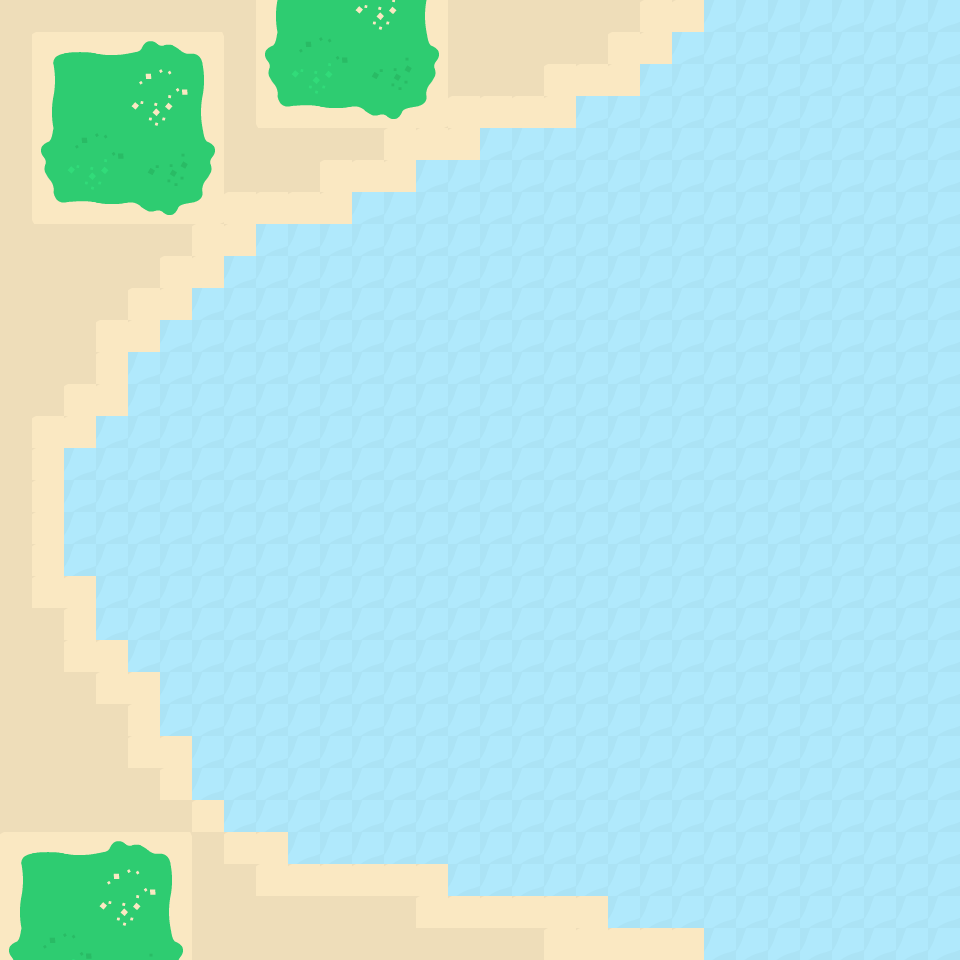

Below is a game level as drawn by its tile map, then a one-line description and the .tmx file that defines it, in full:
An orthogonal 30x30 tile map with 32x32 px tiles, 2 tile layers (Agua, Tierra) and 2 objects (Player, Player_2).

<map version="1.2" tiledversion="1.2.4" orientation="orthogonal" renderorder="right-down" width="30" height="30" tilewidth="32" tileheight="32" infinite="0" nextlayerid="5" nextobjectid="4">
 <tileset firstgid="1" source="conjunto_1.tsx" />
 <layer id="3" name="Agua" width="30" height="30">
  <data encoding="csv">
0,0,0,0,0,0,0,0,0,0,0,0,0,0,0,0,0,0,0,0,0,0,273,273,273,273,273,273,273,273,
0,0,0,0,0,0,0,0,0,0,0,0,0,0,0,0,0,0,0,0,0,273,273,273,273,273,273,273,273,273,
0,0,0,0,0,0,0,0,0,0,0,0,0,0,0,0,0,0,0,0,273,273,273,273,273,273,273,273,273,273,
0,0,0,0,0,0,0,0,0,0,0,0,0,0,0,0,0,0,273,273,273,273,273,273,273,273,273,273,273,273,
0,0,0,0,0,0,0,0,0,0,0,0,0,0,0,273,273,273,273,273,273,273,273,273,273,273,273,273,273,273,
0,0,0,0,0,0,0,0,0,0,0,0,0,273,273,273,273,273,273,273,273,273,273,273,273,273,273,273,273,273,
0,0,0,0,0,0,0,0,0,0,0,273,273,273,273,273,273,273,273,273,273,273,273,273,273,273,273,273,273,273,
0,0,0,0,0,0,0,0,273,273,273,273,273,273,273,273,273,273,273,273,273,273,273,273,273,273,273,273,273,273,
0,0,0,0,0,0,0,273,273,273,273,273,273,273,273,273,273,273,273,273,273,273,273,273,273,273,273,273,273,273,
0,0,0,0,0,0,273,273,273,273,273,273,273,273,273,273,273,273,273,273,273,273,273,273,273,273,273,273,273,273,
0,0,0,0,0,273,273,273,273,273,273,273,273,273,273,273,273,273,273,273,273,273,273,273,273,273,273,273,273,273,
0,0,0,0,273,273,273,273,273,273,273,273,273,273,273,273,273,273,273,273,273,273,273,273,273,273,273,273,273,273,
0,0,0,0,273,273,273,273,273,273,273,273,273,273,273,273,273,273,273,273,273,273,273,273,273,273,273,273,273,273,
0,0,0,273,273,273,273,273,273,273,273,273,273,273,273,273,273,273,273,273,273,273,273,273,273,273,273,273,273,273,
0,0,273,273,273,273,273,273,273,273,273,273,273,273,273,273,273,273,273,273,273,273,273,273,273,273,273,273,273,273,
0,0,273,273,273,273,273,273,273,273,273,273,273,273,273,273,273,273,273,273,273,273,273,273,273,273,273,273,273,273,
0,0,273,273,273,273,273,273,273,273,273,273,273,273,273,273,273,273,273,273,273,273,273,273,273,273,273,273,273,273,
0,0,273,273,273,273,273,273,273,273,273,273,273,273,273,273,273,273,273,273,273,273,273,273,273,273,273,273,273,273,
0,0,0,273,273,273,273,273,273,273,273,273,273,273,273,273,273,273,273,273,273,273,273,273,273,273,273,273,273,273,
0,0,0,273,273,273,273,273,273,273,273,273,273,273,273,273,273,273,273,273,273,273,273,273,273,273,273,273,273,273,
0,0,0,0,273,273,273,273,273,273,273,273,273,273,273,273,273,273,273,273,273,273,273,273,273,273,273,273,273,273,
0,0,0,0,0,273,273,273,273,273,273,273,273,273,273,273,273,273,273,273,273,273,273,273,273,273,273,273,273,273,
0,0,0,0,0,273,273,273,273,273,273,273,273,273,273,273,273,273,273,273,273,273,273,273,273,273,273,273,273,273,
0,0,0,0,0,0,273,273,273,273,273,273,273,273,273,273,273,273,273,273,273,273,273,273,273,273,273,273,273,273,
0,0,0,0,0,0,273,273,273,273,273,273,273,273,273,273,273,273,273,273,273,273,273,273,273,273,273,273,273,273,
0,0,0,0,0,0,0,273,273,273,273,273,273,273,273,273,273,273,273,273,273,273,273,273,273,273,273,273,273,273,
0,0,0,0,0,0,0,0,0,273,273,273,273,273,273,273,273,273,273,273,273,273,273,273,273,273,273,273,273,273,
0,0,0,0,0,0,0,0,0,0,0,0,0,0,273,273,273,273,273,273,273,273,273,273,273,273,273,273,273,273,
0,0,0,0,0,0,0,0,0,0,0,0,0,0,0,0,0,0,0,273,273,273,273,273,273,273,273,273,273,273,
0,0,0,0,0,0,0,0,0,0,0,0,0,0,0,0,0,0,0,0,0,0,273,273,273,273,273,273,273,273
</data>
 </layer>
 <layer id="2" name="Tierra" width="30" height="30">
  <data encoding="csv">
67,68,67,68,67,68,67,68,108,109,110,111,112,113,67,68,67,68,67,68,34,34,0,0,0,0,0,0,0,0,
99,44,45,46,47,48,49,100,140,141,142,143,144,145,99,100,99,100,99,34,34,0,0,0,0,0,0,0,0,0,
67,76,77,78,79,80,81,68,172,173,174,175,176,177,67,68,67,34,34,34,0,0,0,0,0,0,0,0,0,0,
99,108,109,110,111,112,113,100,204,205,206,207,208,209,34,34,34,34,0,0,0,0,0,0,0,0,0,0,0,0,
67,140,141,142,143,144,145,68,67,68,67,68,34,34,34,0,0,0,0,0,0,0,0,0,0,0,0,0,0,0,
99,172,173,174,175,176,177,100,99,100,34,34,34,0,0,0,0,0,0,0,0,0,0,0,0,0,0,0,0,0,
67,204,205,206,207,208,209,34,34,34,34,0,0,0,0,0,0,0,0,0,0,0,0,0,0,0,0,0,0,0,
99,100,99,100,99,100,34,34,0,0,0,0,0,0,0,0,0,0,0,0,0,0,0,0,0,0,0,0,0,0,
67,68,67,68,67,34,34,0,0,0,0,0,0,0,0,0,0,0,0,0,0,0,0,0,0,0,0,0,0,0,
99,100,99,100,34,34,0,0,0,0,0,0,0,0,0,0,0,0,0,0,0,0,0,0,0,0,0,0,0,0,
67,68,67,34,34,0,0,0,0,0,0,0,0,0,0,0,0,0,0,0,0,0,0,0,0,0,0,0,0,0,
99,100,99,34,0,0,0,0,0,0,0,0,0,0,0,0,0,0,0,0,0,0,0,0,0,0,0,0,0,0,
67,68,34,34,0,0,0,0,0,0,0,0,0,0,0,0,0,0,0,0,0,0,0,0,0,0,0,0,0,0,
99,34,34,0,0,0,0,0,0,0,0,0,0,0,0,0,0,0,0,0,0,0,0,0,0,0,0,0,0,0,
67,34,0,0,0,0,0,0,0,0,0,0,0,0,0,0,0,0,0,0,0,0,0,0,0,0,0,0,0,0,
99,34,0,0,0,0,0,0,0,0,0,0,0,0,0,0,0,0,0,0,0,0,0,0,0,0,0,0,0,0,
67,34,0,0,0,0,0,0,0,0,0,0,0,0,0,0,0,0,0,0,0,0,0,0,0,0,0,0,0,0,
99,34,0,0,0,0,0,0,0,0,0,0,0,0,0,0,0,0,0,0,0,0,0,0,0,0,0,0,0,0,
67,34,34,0,0,0,0,0,0,0,0,0,0,0,0,0,0,0,0,0,0,0,0,0,0,0,0,0,0,0,
99,100,34,0,0,0,0,0,0,0,0,0,0,0,0,0,0,0,0,0,0,0,0,0,0,0,0,0,0,0,
67,68,34,34,0,0,0,0,0,0,0,0,0,0,0,0,0,0,0,0,0,0,0,0,0,0,0,0,0,0,
99,100,99,34,34,0,0,0,0,0,0,0,0,0,0,0,0,0,0,0,0,0,0,0,0,0,0,0,0,0,
67,68,67,68,34,0,0,0,0,0,0,0,0,0,0,0,0,0,0,0,0,0,0,0,0,0,0,0,0,0,
99,100,99,100,34,34,0,0,0,0,0,0,0,0,0,0,0,0,0,0,0,0,0,0,0,0,0,0,0,0,
67,68,67,68,67,34,0,0,0,0,0,0,0,0,0,0,0,0,0,0,0,0,0,0,0,0,0,0,0,0,
99,100,99,100,99,100,34,0,0,0,0,0,0,0,0,0,0,0,0,0,0,0,0,0,0,0,0,0,0,0,
44,45,46,47,48,49,67,34,34,0,0,0,0,0,0,0,0,0,0,0,0,0,0,0,0,0,0,0,0,0,
76,77,78,79,80,81,99,100,34,34,34,34,34,34,0,0,0,0,0,0,0,0,0,0,0,0,0,0,0,0,
108,109,110,111,112,113,67,68,67,68,67,68,67,34,34,34,34,34,34,0,0,0,0,0,0,0,0,0,0,0,
140,141,142,143,144,145,99,100,99,100,99,100,99,100,99,100,99,34,34,34,34,34,0,0,0,0,0,0,0,0
</data>
 </layer>
 <objectgroup id="4" name="Borrador">
  <object id="1" name="Player" x="377.333" y="388">
   <point />
  </object>
  <object id="3" name="Player_2" x="356" y="778.667">
   <point />
  </object>
 </objectgroup>
</map>
